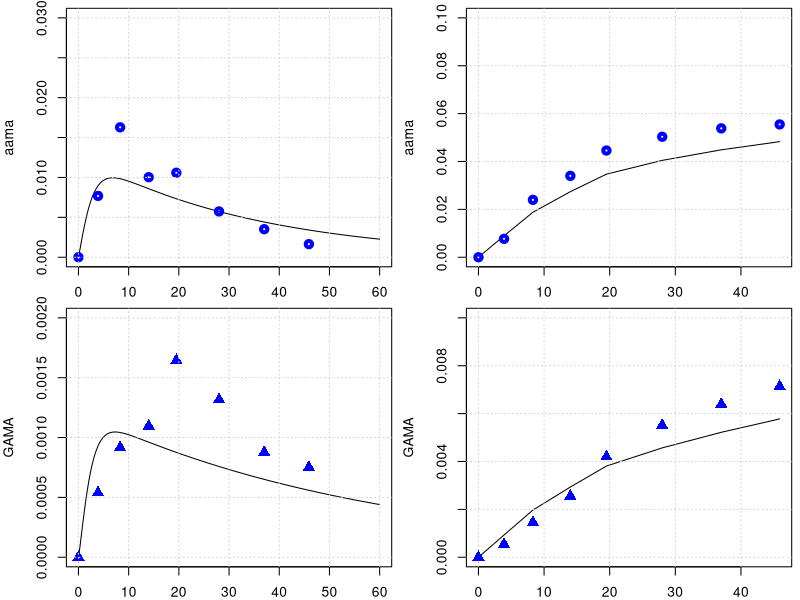

Source code (R):
library(deSolve)
library(minpack.lm)

graphics.off()

#body weight in kg
BW = 70 

# fractions of BW
##https://journals.sagepub.com/doi/pdf/10.1177/ANIB_32_3-4
F_B = 0.079 
F_B_AB = 0.35 #fraction: arterial blood of blood volume
F_B_VB = 0.65 #fraction: venous blood of blood volume
F_Li = 0.026
F_Ki = 0.0044
F_T = 1-(F_B+F_Li+F_Ki)

#organ volumes in L
V_AB <- BW*F_B*F_B_AB 
V_VB <- BW*F_B*F_B_VB 
V_T <- BW*F_T
V_Ki <- BW*F_Ki
V_Li <- BW*F_Li

#cardiac output in L/(kg*h)
##https://journals.sagepub.com/doi/pdf/10.1177/ANIB_32_3-4
QCC = 16 #12.5 # maybe 14 or 6.5 check?
Q_C = QCC*BW^0.75
FQ_P = 2.5/100 
Q_P <- Q_C*FQ_P # 6.5*BW 

FQ_Lu = 0.001
FQ_Li = 0.14
FQ_Ki = 0.155 #total - there is also an aterial flow rate 
FQ_T = 1 -( FQ_Li + FQ_Ki +FQ_P + FQ_Lu)
Q_Li <- Q_C*FQ_Li
Q_Ki <- Q_C*FQ_Ki
Q_T <- Q_C*FQ_T
Q_Lu <- Q_C*FQ_Lu

# partition coefficient
pAA_TB = 0.4
pAA_KiB = 0.8
pAA_LiB = 0.3
pAA_Lu_B = 0.3
pAA_LuAir = 31000000.0

pGA_TB = 0.97
pGA_LiB = 0.5
pGA_KiB = 1.0
pGA_Lu_B = 1.0
pGA_LuAir = 98000000.0

#reaction rate constants 
k_AAuptake = 1 #1/h

k_onAA_Lu = 0.001
k_onGA_Lu = 0.001

k_onAA_T = 0.028 #1/h
k_onAA_B = 0.0036 #1/h
k_onAA_Li = 0.071 #1/h
k_onAA_Ki = 0.13 #1/h

k_syn_GSH = 0.025 #mmol/h 
k_cl_GSH = 0.35 #1/h
k_onAA_GSH = 0.55 #L/(mmol h)
k_onGA_GSH = 0.8 #L/(mmol h)

k_onGA_T = 0.089 #1/h
k_onGA_B = 0.0108 #1/h
k_onGA_Ki = k_onAA_T/2 #1/h
k_onGA_Li = 0.215 #1/h

k_exc_AAMA = 0.029      # 0.049 #1/h or 0.13 # this will change the shape
k_exc_GAMA = 0.017     # 0.077 #1/h  # or 0.027
k_exc_GAOH = 0.077     # 1/h
k_exc_GA <- 2.48       # 1/h Q_Ki*0.025
k_exc_AA <- 2


MW_aa = 71   # mg/mmol
MW_ga = 87   # mg/mmol

MW_GSH = 307.32 # mg/mmol

# Maximum velocity for enzymatic reaction 
V_max_p450 = 9 /MW_aa*BW^0.7  # 0.235 mg/h (Tien: AA to GA mmol/hr)
V_max_EH = 20 /MW_ga*BW^0.7  
KM_p450 = 10.0
KM_EH = 100.0

c_AA_inh = 0
c_GA_inh = 0

k_0_GSH = 7
### CHECK  WHY     m_GSH_Li = 7.0*V_Li, Tien: 7.0 as in Sweeney is the Initial GSH (mmol/l)

# +++++++++++++++++++++++++++++++++++++++++++++++++++++++++++++++++
# create list of parameter
# +++++++++++++++++++++++++++++++++++++++++++++++++++++++++++++++++
params <- unlist(c(data.frame(pAA_TB, pAA_LiB, pAA_LuAir, pAA_KiB,
                              pGA_TB, pGA_LiB, pGA_LuAir, pGA_KiB,
                              k_onAA_T, k_onAA_B, k_onAA_Li, k_onAA_GSH, k_onAA_Ki,
                              k_onGA_T, k_onGA_B, k_onGA_Li, k_onGA_Ki, k_exc_GA,
                              k_onGA_GSH, k_exc_AAMA, k_exc_GAMA, k_exc_GAOH,
                              k_cl_GSH, V_max_p450, KM_p450, V_max_EH, KM_EH,
                              c_AA_inh, c_GA_inh, k_AAuptake)
))
yini <- c(m_AA_Lu =0 , m_GA_Lu =0, 
          m_AA_AB = 0.0, m_GA_AB = 0.0, m_AA_VB = 0.0, m_GA_VB = 0.0,
          m_AA_Ki = 0.0, m_GA_Ki = 0.0, m_AA_dose = 0 ,
          m_AA_Li = 0.0, m_AAMA = 0.0,  #m_AAMA_urinary = 0.0,
          m_GA_Li = 0.0, m_GAMA = 0.0,
          #m_GAMA_urinary = 0.0, 
          m_GSH_Li = k_0_GSH * V_Li * MW_GSH, 
          m_AA_T = 0.0, m_GA_T = 0.0,
          m_GAOH = 0.0, 
          m_AA_out = 0.0,
          m_AA_accum = 0.0,
          m_AA_free = 0.0,
          m_AA_in = 0.0,
          m_GA_out = 0.0,
          m_GA_accum = 0.0,
          m_GA_free = 0.0,
          m_GA_in = 0.0
)
# ++++++++++++++++++++++++++++++++++++++++++++++++++++++++++++++++++
# PBPK model for Acrylamide 
# ++++++++++++++++++++++++++++++++++++++++++++++++++++++++++++++++++
PBPKmodelAA <- function(t,state,parameter){
  with(as.list(c(t,state,parameter)), {
    #concentrations blood in the organs in mg/L
    c_AA_AB <- m_AA_AB/V_AB
    c_AA_VB <- m_AA_VB/V_VB
    c_AA_T <- m_AA_T/V_T
    c_AA_Li <- m_AA_Li/V_Li
    c_AA_Ki <- m_AA_Ki/V_Ki
    
    c_GSH_Li <- m_GSH_Li/V_Li
    
    c_GA_AB <- m_GA_AB/V_AB
    c_GA_VB <- m_GA_VB/V_VB
    c_GA_T <- m_GA_T/V_T
    c_GA_Li <- m_GA_Li/V_Li
    c_GA_Ki <- m_GA_Ki/V_Ki
    
    #ODEs for amount of AA in compartment in mg
    c_AA_Lu <- (Q_C*c_AA_VB +Q_P*c_AA_inh)/(Q_C +(Q_P/pAA_LuAir))
    c_GA_Lu <- (Q_C*c_GA_VB +Q_P*c_GA_inh)/(Q_C +(Q_P/pGA_LuAir))
    
    # units checked -> mg/h   
    dm_AA_Lu <- Q_Lu*(c_AA_AB - c_AA_Lu/pAA_Lu_B) -k_onAA_Lu*m_AA_Lu
    dm_GA_Lu <- Q_Lu*(c_GA_AB - c_GA_Lu/pGA_Lu_B) -k_onGA_Lu*m_GA_Lu
    
    # units checked -> mg/h   
    dm_AA_AB <- Q_C*(c_AA_Lu - c_AA_AB) -k_onAA_B*m_AA_AB
    dm_GA_AB <- Q_C*(c_GA_Lu - c_GA_AB) -k_onGA_B*m_GA_AB
    # units checked -> mg/h   
    dm_AA_VB <- Q_T*(c_AA_T/pAA_TB) +Q_Li*(c_AA_Li/pAA_LiB) +Q_Ki*(c_AA_Ki/pAA_KiB) - Q_C*c_AA_VB -k_onAA_B*m_AA_VB
    dm_GA_VB <- Q_T*(c_GA_T/pGA_TB) +Q_Li*(c_GA_Li/pGA_LiB) +Q_Ki*(c_GA_Ki/pGA_KiB) - Q_C*c_GA_VB -k_onGA_B*m_GA_VB
    # units checked -> mg/h   
    dm_AA_Ki <- Q_Ki*c_AA_AB -Q_Ki*(c_AA_Ki/pAA_KiB) -k_onAA_Ki*m_AA_Ki 
    dm_GA_Ki <- Q_Ki*c_GA_AB -Q_Ki*(c_GA_Ki/pGA_KiB) -k_onGA_Ki*m_GA_Ki 
    # units checked -> mg/h  
    
    
    dm_AA_dose <- -k_AAuptake*m_AA_dose
    
    metAA_GSH <- k_onAA_GSH*c_GSH_Li*m_AA_Li / MW_GSH
    metAA_P450 <- V_max_p450 * MW_aa*c_AA_Li/ (KM_p450+c_AA_Li)
    # Trine: I think we alo should have a balanced equation for proteinbinding in each tissue, an that
    # Frome Sweeney:  
    # rpbl1 = kpbl1*al1 # protein binding
    # Relimpbl1 = apbL1*KPTL # protein loss
    # RapbL1 = rpbL1 - relimpbl1 # equation taking both brotein binding and loss into account. This goes inn to dm_AA_Li
    # apbL1 = INTEG(Rapbl1, 0.)
    
    # units checked -> mg/h  
    #   RAL1 = QL*CA1 + KA*STOM - QL*CVL1 - RP450 - RGST1 - rpbl1
    dm_AA_Li <- Q_Li*(c_AA_AB - c_AA_Li/pAA_LiB) + k_AAuptake*m_AA_dose - 
      k_onAA_Li*m_AA_Li  - metAA_P450 - metAA_GSH
    # Trine: We need to also include the loss rate of bound materiel in the liver (See KPTL in the Sweeney 2010)
    # Trine: I think the two last parts of the equation should be subtracted. 
    # Metabolism of AA by P450 will remove AA
    
    # units checked -> mg/h   
    dm_AAMA <- metAA_P450  - m_AAMA*k_exc_AAMA
    # units checked -> mg/h
    metGA_GSH <- k_onGA_GSH*c_GSH_Li*m_GA_Li / MW_GSH
    metGA_EH <- (V_max_EH *MW_ga *c_GA_Li)/(KM_EH+c_GA_Li)
    # units checked -> mg/h 
    #  RAL2 = QL*CA2 + KA2*STOM2 - QL*CVL2 + RP450 - RGST2 - REH - rpbl2
    # Trine: I think the two last parts of the equation should be subtracted. 
    # Metabolism of AA by P450 and EH will remove AA
    dm_GA_Li <- Q_Li*(c_GA_AB - c_GA_Li/pGA_LiB) - k_onGA_Li*m_GA_Li + 
      metAA_P450 - metGA_GSH -metGA_EH
    # units checked -> mg/h, 
    # old: dm_GAMA <-  metGA_GSH - m_GAMA*k_exc_GAMA 
    #Trine: I do not think metGA_EH should be here. That's the metabolism to glyceramide, and will not contribute to GAMA
    # Trine: However I think, maybe, that the metAA_EH shold be here, as the metabolism of AA by EH is producing GA. 
    # Trine: Maybe production of glyceramide should be a separate equation? Need to discuss!!
    dm_GAMA <-  metGA_GSH  -m_GAMA*k_exc_GAMA
    # units checked -> mg  
    # units checked -> mg/h
    # Trine: I think the metAA_P450 and metAA_GSH should not be in this equation. 
    # The metGA_EH and metGA_GSH should be subtracted, as they will remove GA from the liver.
    dm_GSH_Li <-  -k_cl_GSH*m_GSH_Li + metAA_GSH - metGA_GSH
    # units checked -> mg/h   
    dm_AA_T <- Q_T*(c_AA_AB - c_AA_T/pAA_TB) -k_onAA_T*m_AA_T
    dm_GA_T <- Q_T*(c_GA_AB - c_GA_T/pGA_TB) -k_onGA_T*m_GA_T
    
    dm_GAOH <- metGA_EH -m_GAOH*k_exc_GAMA
    
    # Mass balance
    #--------------
    
    # AA
    dm_AA_out <- metAA_P450 + metAA_GSH
    dm_AA_accum <- k_onAA_B*m_AA_AB +k_onAA_B*m_AA_VB +k_onAA_T*m_AA_T +k_onAA_Li*m_AA_Li +k_onAA_Ki*m_AA_Ki
    dm_AA_free <- dm_AA_AB + dm_AA_VB +dm_AA_T +dm_AA_Li +dm_AA_Ki
    dm_AA_in <- Q_P*c_AA_inh + k_AAuptake*m_AA_dose
    # GA
    dm_GA_out <- metGA_GSH + metGA_EH 
    dm_GA_accum <- k_onGA_B*m_GA_AB +k_onGA_B*m_GA_VB +k_onGA_T*m_GA_T +k_onGA_Li*m_GA_Li +k_onGA_Ki*m_GA_Ki
    dm_GA_free <- dm_GA_AB + dm_GA_VB +dm_GA_T +dm_GA_Li +dm_GA_Ki 
    dm_GA_in <- Q_P*c_GA_inh + metGA_GSH +metGA_EH
    
    # GSH - Do we beed a mass balance for GSH
    
    return(list(c(dm_AA_Lu, dm_GA_Lu,
                  dm_AA_AB,  dm_GA_AB,  dm_AA_VB,    dm_GA_VB,
                  dm_AA_Ki,  dm_GA_Ki,  dm_AA_dose,  dm_AA_Li,
                  dm_AAMA,  # dm_AAMA_urinary,  
                  dm_GA_Li,  dm_GAMA,
                  #dm_GAMA_urinary,    
                  dm_GSH_Li, dm_AA_T,   dm_GA_T,
                  dm_GAOH,
                  dm_AA_out,
                  dm_AA_accum,
                  dm_AA_free,
                  dm_AA_in,
                  dm_GA_out,
                  dm_GA_accum,
                  dm_GA_free,
                  dm_GA_in
    )))
  })
}
PBPKmodelAA <- compiler::cmpfun(PBPKmodelAA)



################################################################
# manual readout from Kopp and Dekant 2009
################################################################
times <- seq(from = 0, to = 60, by = 0.1)
diet <- data.frame(var = "m_AA_dose", method = "add",
                   time = c(0.0),  value = 0.5 *BW /1000 )  # dose of 0.05 microg/kg bw
out <- ode(y = yini, times = times, func = PBPKmodelAA, parms = params, events = list(data = diet))
yobs_urine <- data.frame(
  time = c(0.0, 3.9, 8.3, 14, 19.5, 28, 37, 45.9),
  AAMA = c(0.0/1000000, 32.8/1000000, 69.5/1000000, 42.8/1000000, 45.2/1000000, 24.5/1000000, 15/1000000, 7/1000000)*234.28, #https://pubchem.ncbi.nlm.nih.gov/compound/N-Acetyl-S-_2-carbamoylethyl_-L-cysteine
  GAMA = c(0.0, 2.15*1e-6, 3.66*1e-6, 4.38*1e-6, 6.57*1e-6, 5.26*1e-6, 3.50*1e-6, 3.0*1e-6)*250.27
)
# plot for AAMA in urinary
par(mfrow=c(2,2),mar=c(2,4,.5,.5))
plot(out[,'time'], out[,'m_AAMA']   ,type = 'l',xlab = 'time', ylab = 'aama', ylim = c(0,.03) )
points(yobs_urine$time, yobs_urine$AAMA , col="blue", lwd = 4) ; grid()
time_points_measure_unrine = c(1, 40, 84, 141, 196, 280 , 371, 460)
tamtam = out[,'m_AAMA'][time_points_measure_unrine ]
plot(yobs_urine$time, cumsum( tamtam ),type = 'l', ylab = 'aama', ylim = c(0,.1), xlab = 'time' ); grid()
points(yobs_urine$time, cumsum(yobs_urine$AAMA) , col="blue", lwd = 4)

# plot for GAMA 
plot(out[,'time'], out[,'m_GAMA']  ,type = 'l',xlab = '', ylab = 'GAMA', ylim = c(0,.002) )
points(yobs_urine$time, yobs_urine$GAMA , col="blue", cex = 1.5, pch = 17); grid()
time_points_measure_unrine = c(1, 40, 84, 141, 196, 280 , 371, 460)
tamtam = out[,'m_GAMA'][time_points_measure_unrine ]
plot(yobs_urine$time, cumsum( tamtam ),type = 'l',xlab = '', ylab = 'GAMA', ylim = c(0,.01) ); grid()
points(yobs_urine$time, cumsum(yobs_urine$GAMA) , col="blue",cex = 1.5, pch = 17)
